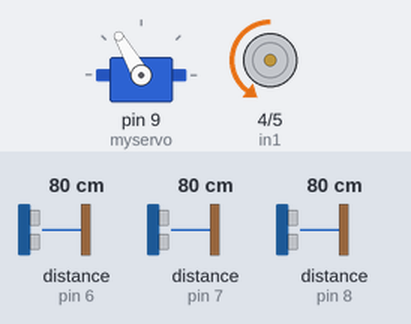
The sketch below on a simulated Arduino Uno, built with avr-gcc and run on an emulated ATmega328P. On the bench: servo, motor-driver pin pairs drawn as motors (green arrow = first pin HIGH = forward, orange = second pin HIGH = backward, longer = more drive, scaled by the enable pin). Inputs (shaded band) come from the test bench; at power-on: distance to the obstacle (sensors on pin 8, pin 6, pin 7) 80 cm. The echo pulse lasts 58.3 µs per cm.

Above: at 1.2 s.
1.3 s: distance to the obstacle (sensor on pin 8) set to 73 cm
At 2.1 s:
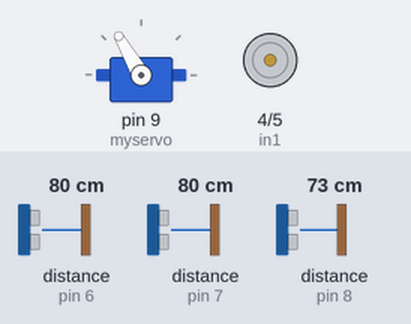
4.3 s: distance to the obstacle (sensor on pin 6) set to 2 cm
At 5.3 s:
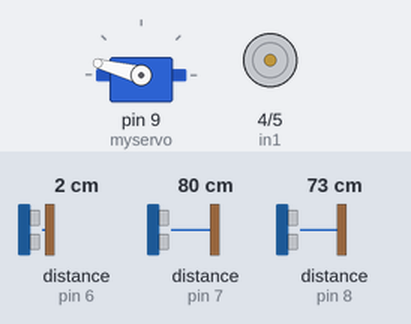
7.3 s: distance to the obstacle (sensor on pin 7) set to 2 cm
10.3 s: distance to the obstacle (sensor on pin 6) set to 4 cm
At 11.2 s:
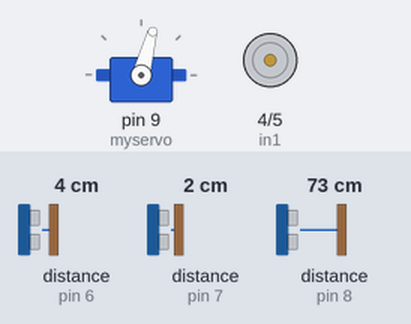
13.3 s: distance to the obstacle (sensor on pin 8) set to 120 cm
At 14.0 s:
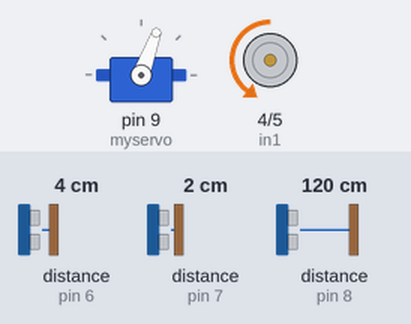
Timing chart, 0 to 16.1 s (numbered marks = the images above; inputs shaded):
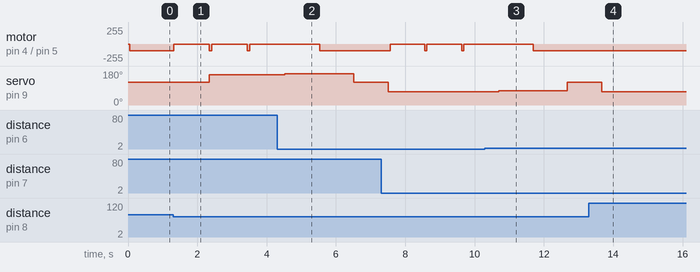

The sketch:

FinalcodeTest1.ino
```cpp
#include <NewPing.h>
#include <Servo.h>
// servo 75 → left, 165 is right
// #define TRIGGER_PIN  2  // Arduino pin tied to trigger pin on the ultrasonic sensor.
// #define ECHO_PIN     6  // Arduino pin tied to echo pin on the ultrasonic sensor.
#define MAX_DISTANCE 300 // Maximum distance we want to ping for (in centimeters). Maximum sensor distance is rated at 400-500cm.

int enA = 3;
int in1 = 4;
int in2 = 5;
int angle;
float angleF;

NewPing sonar1(11, 6, MAX_DISTANCE); // NewPing setup of pins and maximum distance.
NewPing sonar2(12, 7, MAX_DISTANCE); // NewPing setup of pins and maximum distance.
NewPing sonar3(13, 8, MAX_DISTANCE); // NewPing setup of pins and maximum distance.

Servo myservo;

int sentido = 0; //horario = 0, antiorario = 1

void setup() {
  Serial.begin(115200);
  myservo.attach(9);
  pinMode(enA, OUTPUT);
  pinMode(in1, OUTPUT);
  pinMode(in2, OUTPUT);

  analogWrite(enA, 100);

  digitalWrite(in1, LOW);
  digitalWrite(in2, LOW);
  myservo.write(120);
  // delay(100);
  // myservo.write(165);

}

  int Left(){
    int medida = sonar1.ping_cm();
    if(medida == 0){
    medida = 300;
    }
    return medida;
  }

  int Right(){
    int medida = sonar2.ping_cm();
    if(medida == 0){
    medida = 300;
    }
    return medida;
  }

  int Center(){
    int medida = sonar3.ping_cm();
    if(medida == 0){
    medida = 300;
    }
    return medida;
  }


void loop() {
  delay(50);

  digitalWrite(in1, LOW);
  digitalWrite(in2, HIGH);

  int left = Left();
  int right = Right();
  int front = Center();


  if (front < 80 && front != 0 ) {
    // Stop the car
    digitalWrite(in1, LOW);
    digitalWrite(in2, LOW);
    delay(1000);
    // Compare the two sides
    if (Left() > Right() && (Left()<299 || Right()<299) ) {
      myservo.write(75); //left
      sentido = 1; // antihorario
          delay(1000);
  digitalWrite(in1, LOW);
  digitalWrite(in2, HIGH);
  delay(975);
  digitalWrite(in1, HIGH);
  digitalWrite(in2, LOW);
  delay(5);
  myservo.write(120);
  digitalWrite(in1, LOW);
  digitalWrite(in2, HIGH);
  delay(1000);
    } else if (Right() > Left() && (Left()<299 || Right()<299)) {
      myservo.write(165); //right
      sentido = 0; // horario
          delay(1000);
  digitalWrite(in1, LOW);
  digitalWrite(in2, HIGH);
  delay(975);
  digitalWrite(in1, HIGH);
  digitalWrite(in2, LOW);
  delay(5);
  myservo.write(120);
  digitalWrite(in1, LOW);
  digitalWrite(in2, HIGH);
  delay(1000);
    }

if( sentido = 0){ // horario
  digitalWrite(in1, LOW);
  digitalWrite(in2, HIGH);

    if(Left() < 40){
      myservo.write(160);
    }
    if(Left() > 40){
      myservo.write(70);
    }

}

if( sentido = 1){ // horario
  digitalWrite(in1, LOW);
  digitalWrite(in2, HIGH);

    if(Right() < 40){
      myservo.write(70);
    }
    if(Right() > 40){
      myservo.write(160);
    }

}


  }

}
```

Measured:
- the behaviour switches between 79 and 78 cm on distance to the obstacle (sensor on pin 8) (found by bisection; images 0 and 1)
- after the input at 1.3 s, motor on pin 4 (in1) / pin 5 (in2): alternates backward 100/255 for 0.08 s and stopped for 1.0 s, starting at once; servo on pin 9 (myservo): 120° → 160° after 1.1 s
- after the input at 4.3 s, servo on pin 9 (myservo): 160° → 165° after 0.23 s, → 120° 2.0 s later
- after the input at 10.3 s, servo on pin 9 (myservo): 70° → 75° after 0.39 s, → 120° 2.0 s later
- after the input at 13.3 s, motor on pin 4 (in1) / pin 5 (in2): stays backward 100/255 (without the input it goes to stopped after 0.43 s); servo on pin 9 (myservo): goes on until 13.7 s, then stays 70°
